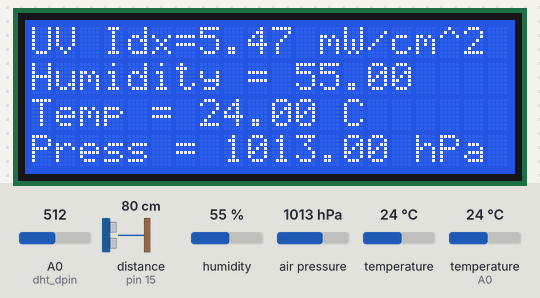
Simulated run of this sketch. Board: Arduino Uno, built with avr-gcc and run on an emulated ATmega328P. Shown: 20×4 character LCD. The test bench sets the inputs (shaded band); at power-on: distance to the obstacle (sensor on pin 15) 80 cm, humidity 55 %, air pressure 1013 hPa, A0 (dht_dpin) = 512, temperature 24 °C, temperature (sensor on A0) 24 °C. The echo pulse lasts 58.3 µs per cm; what the sketch prints to the serial monitor is not drawn.

Above: at 4.3 s.
4.4 s: distance to the obstacle (sensor on pin 15) set to 2 cm
At 7.4 s:
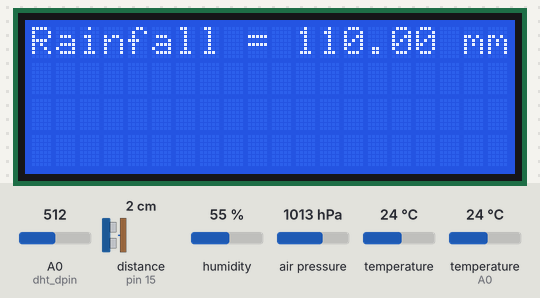
15.5 s: humidity set to 22 %
At 20.4 s:
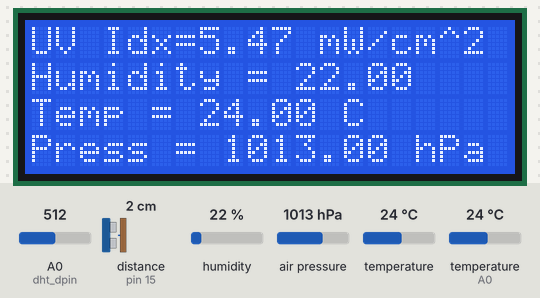
23.4 s: air pressure set to 952 hPa
At 25.4 s:
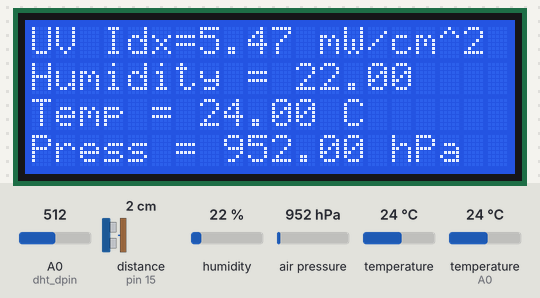
28.5 s: A0 (dht_dpin) set to 716
At 31.7 s:
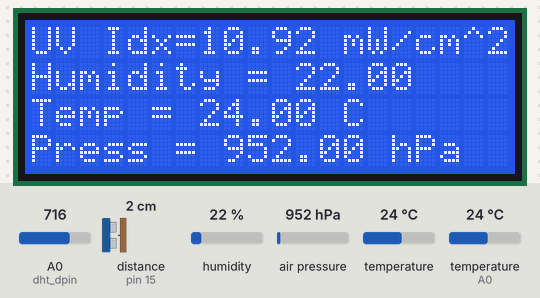
33.7 s: temperature (sensor 0) set to 12 °C
At 36.8 s:
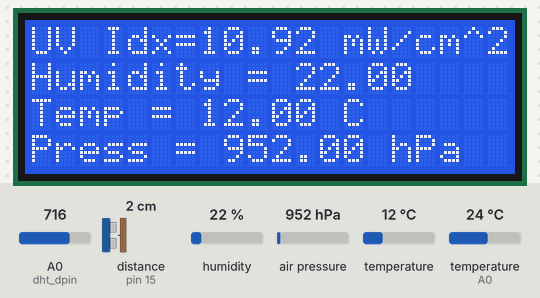
38.9 s: distance to the obstacle (sensor on pin 15) set to 4 cm
At 43.1 s:
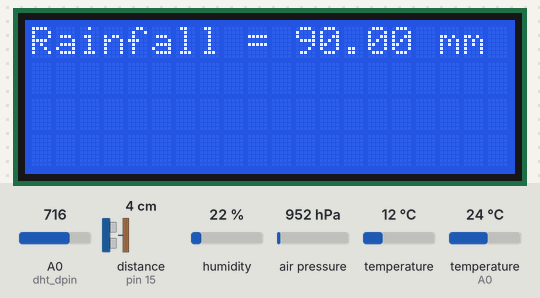
Timing chart, 0 to 44.6 s (numbered marks = the images above; inputs shaded):
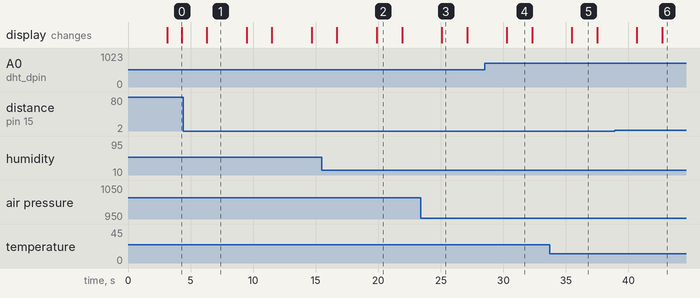

The sketch:

WeatherMonitoringSystem.ino
```cpp
#include <Arduino.h>
#include <Wire.h>
#include <SFE_BMP180.h>
#include <LiquidCrystal_I2C.h>
#include <HCSR04.h>
#include "DHT.h"
#define I2C_ADDRESS 0x77
#define DHTTYPE DHT11   // DHT 11
#define SERIAL_DEBUG
#define dht_dpin 14     //pin d5 of NodeMCU
DHT dht(dht_dpin, DHTTYPE);   //creating the bohect of DHT class
LiquidCrystal_I2C lcd(0x27, 20, 4); // set the LCD address to 0x27 for a 16 chars and 2 line display
SFE_BMP180 bmp180;
UltraSonicDistanceSensor distanceSensor(13, 15); //13 - d7Trig, 15,d8 Echo

float UVdata, humidity, temperature, Pressure;


void setup()
{
#ifdef SERIAL_DEBUG
  Serial.begin(9600);
#endif
  Wire.begin();
  lcd.init();                      // initialize the lcd
  dht.begin();
  lcd.backlight();

  bool success = bmp180.begin();

  if (success) {
    Serial.println("BMP180 init success");
  }


  Serial.println("Humidity and temperature\n\n");
  lcd.setCursor(7, 0);
  lcd.print("Welcome");
  lcd.setCursor(9, 1);
  lcd.print("To");
  lcd.setCursor(1, 2);
  lcd.print("Weather Monitoring");
  lcd.setCursor(7, 3);
  lcd.print("System");

  delay(3000);
  lcd.clear();

}

void loop() {
  rainFallData();
  getDHT11_data();
  UVdata = UVData();
  char status;
  double T, P;
  bool success = false;

  status = bmp180.startTemperature();

  if (status != 0) {
    delay(1000);
    status = bmp180.getTemperature(T);

    if (status != 0) {
      status = bmp180.startPressure(3);

      if (status != 0) {
        delay(status);
        status = bmp180.getPressure(P, T);

        if (status != 0) {
          //          Serial.print("Pressure: ");
          //          Serial.print(P);
          //          Serial.println(" hPa");
          //
          //          Serial.print("Temperature: ");
          //          Serial.print(T);
          //          Serial.println(" C");
        }
      }
    }
  }


  Serial.print("UV Index = ");
  Serial.print(UVdata);
  Serial.print(" mW/cm^2");
  Serial.print(" | ");
  Serial.print("Humidity = ");
  Serial.print(humidity);
  Serial.print(" | ");
  Serial.print("Temperature = ");
  Serial.print(T);
  Serial.print(" C");
  Serial.print(" | ");
  Serial.print("Pressure = ");
  Serial.print(P);
  Serial.println(" hPa");
  Serial.print(" | ");
  Serial.print("Rainfall = ");
  Serial.print(rainFallData());
  Serial.println(" mm");
  lcd.clear();
  lcd.setCursor(0, 0);
  lcd.print("UV Idx=");
  lcd.print(UVdata);
  lcd.print(" mW/cm^2");

  lcd.setCursor(0, 1);
  lcd.print("Humidity = ");
  lcd.print(humidity);

  lcd.setCursor(0, 2);
  lcd.print("Temp = ");
  lcd.print(T);
  lcd.print(" C");

  lcd.setCursor(0, 3);
  lcd.print("Press = ");
  lcd.print(P);
  lcd.print(" hPa");
  delay(2000);

  lcd.clear();
  lcd.setCursor(0, 0);
  lcd.print("Rainfall = ");
  lcd.print(rainFallData());
  lcd.print(" mm");
  delay(2000);

}

float UVData() {
  float data = analogRead(A0);
  float UVdata = (3.3 / 1024) * data;
  float UVindex = mapfloat(UVdata, 0.99, 2.8, 0.0, 15.0);
  return UVindex;
}

void getDHT11_data() {
  humidity = dht.readHumidity();
  temperature = dht.readTemperature();
}

float rainFallData() {
  float distance = distanceSensor.measureDistanceCm();
  float raindata = mapfloat(distance, 13, 3, 0, 10);
  if (raindata <= 0)
    raindata = 0;
  raindata *= 10;
  return raindata;
}

float mapfloat(float x, float in_min, float in_max, float out_min, float out_max)
{
  return (x - in_min) * (out_max - out_min) / (in_max - in_min) + out_min;
}
```

Measured:
- after the input at 4.4 s, the display: changes after 1.9 s (image 1)
- after the input at 15.5 s, the display: first differs from a run without the input after 4.4 s (image 2)
- after the input at 23.4 s, the display: changes after 1.7 s (image 3)
- after the input at 28.5 s, the display: changes after 1.8 s (image 4)
- after the input at 33.7 s, the display: changes after 1.8 s (image 5)
- after the input at 38.9 s, the display: first differs from a run without the input after 3.8 s (image 6)
- what the display in image 1 shows lasts 3.2 s, from 6.3 s to 9.5 s
